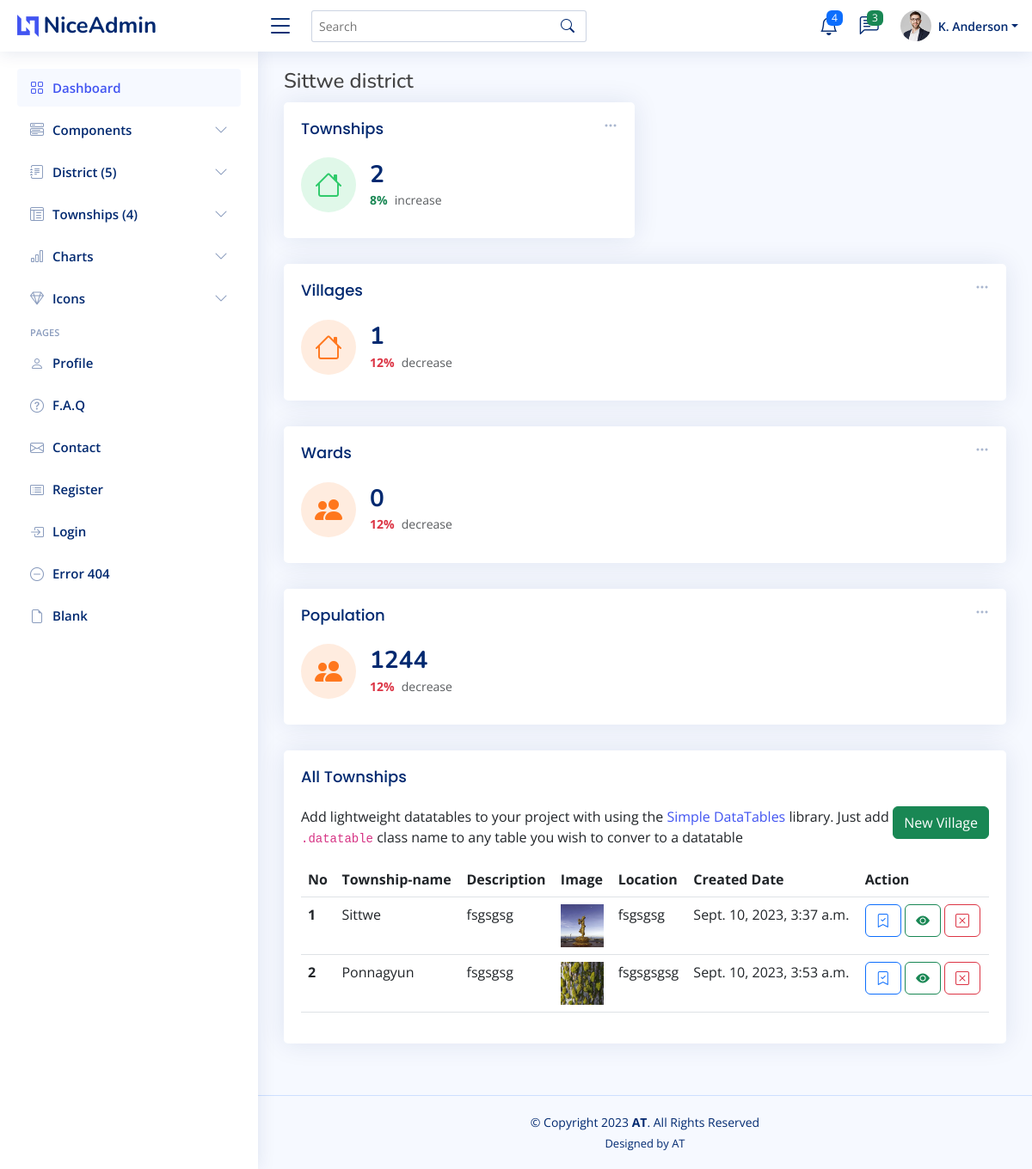
The app's page /dashboard/district_detail/1/, older data.
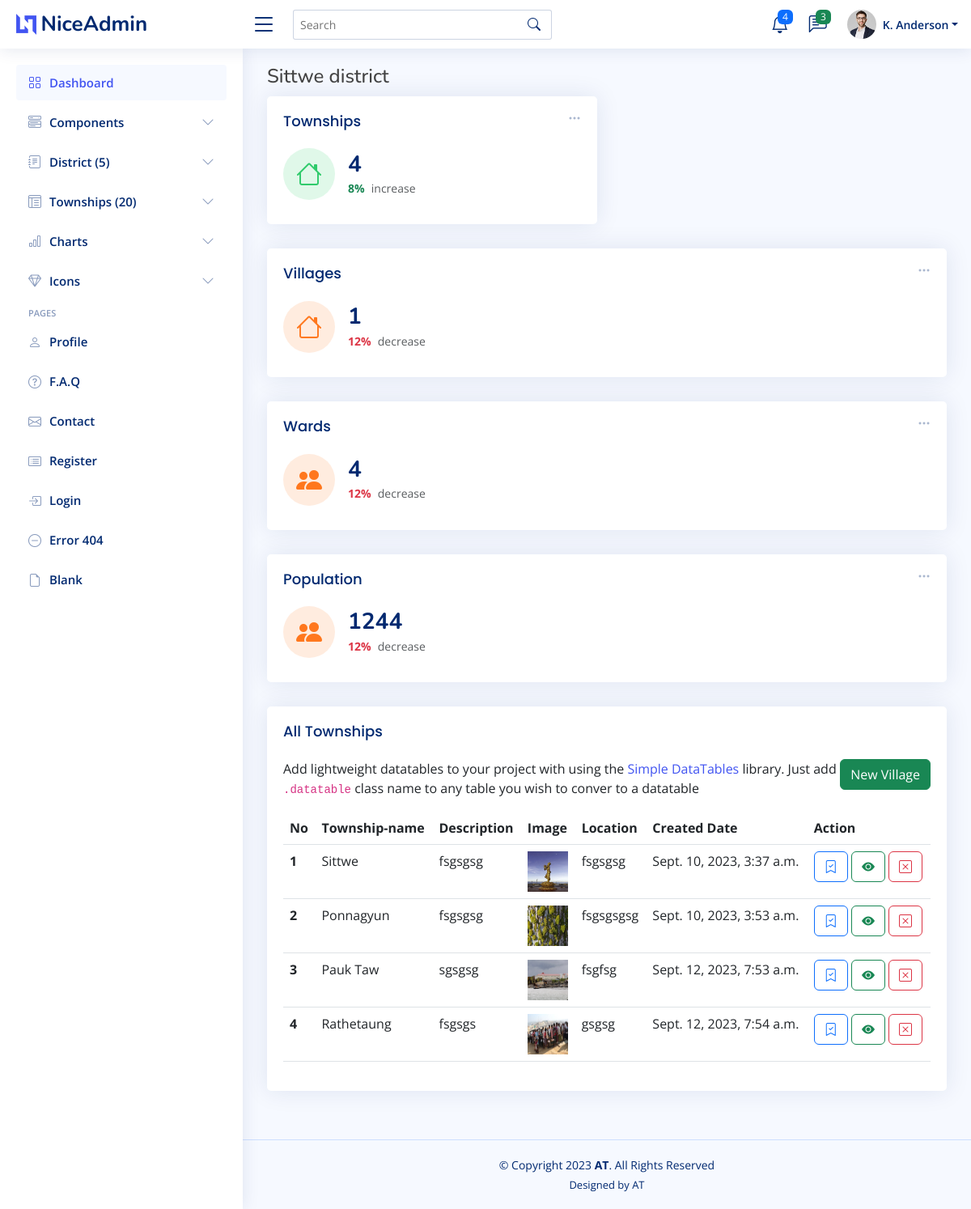
The same page, newer data.
### mainapp/models.py (models this page shows, shortened)
class Township(models.Model):
     district = models.ForeignKey(District, on_delete=models.CASCADE)
     name = models.CharField(max_length=200)
     description = models.TextField()
     image = models.ImageField(upload_to='township-image')
     location = models.CharField(max_length=200, blank=True, null=True)
     created = models.DateTimeField(default=timezone.now, null=True, blank=True)
     updated = models.DateTimeField(auto_now=True, null=True, blank=True)

class District(models.Model):
     name = models.CharField(max_length=200)
     description = models.TextField()
     created = models.DateTimeField(default=timezone.now, null=True, blank=True)
     updated = models.DateTimeField(auto_now=True, null=True, blank=True)

### mainapp/views.py (the view)
# urls.py: path('district_detail/<str:pk>/', views.district_detail, name='district_detail'),
def district_detail(request, pk=id):
     districts = District.objects.all()
     townships = Township.objects.all()
     wards = Ward.objects.all()
     villages = Village.objects.all()
     district_townships = Township.objects.filter(district_id=pk)
     district_villages = Village.objects.filter(township__district__id=pk)
     district_wards = Ward.objects.filter(township__district__id=pk)
     context = {
          'districts':districts,
          'townships':townships,
          'villages':villages,
          'wards':wards,
          'district_townships':district_townships,
          'district_villages':district_villages,
          'district_wards':district_wards
     }
     return render(request, 'backend/pages/district_detail.html', context)

### mainapp/templates/backend/pages/district_detail.html (shortened to what the changed rows need)
{% extends 'backend/layouts/main.html' %}
{% block content %}
<div class="pagetitle">
      <div class="pagetitle">
          <h4>{{ district_townships.first.district.name }} district</h4>
      </div>
      <section class="section dashboard">
        <div class="row">
          <div class="col-lg-12">
            <div class="row">
              <div class="col-xxl-3 col-md-6">
                <div class="card info-card revenue-card">
                  <div class="card-body">
                    <div class="d-flex align-items-center">
                      <div class="ps-3">
                        <h6>{{ district_townships.count}}</h6>
                        <span class="text-success small pt-1 fw-bold">8%</span> <span class="text-muted small pt-2 ps-1">increase</span>
                      </div>
                    </div>
                  </div>
                </div>
              </div>
              <div class="col-xxl-3 col-xl-12">
                <div class="card info-card customers-card">
                  <div class="card-body">
                    <div class="d-flex align-items-center">
                      <div class="ps-3">
                        <h6>{{ district_wards.count}}</h6>
                        <span class="text-danger small pt-1 fw-bold">12%</span> <span class="text-muted small pt-2 ps-1">decrease</span>
                      </div>
                    </div>
                  </div>
                </div>
              </div>
            </div>
          </div>
        </div>
      </section>
      <section class="section">
        <div class="row">
          <div class="col-lg-12">
            <div class="card">
              <div class="card-body">
                <table class="table datatable">
                  <thead>
                    <tr>
                      <th scope="col">No</th>
                      <th scope="col">Township-name</th>
                      <th scope="col">Description</th>
                      <th scope="col">Image</th>
                      <th scope="col">Location</th>
                      <th scope="col">Created Date</th>
                      <th scope="col">Action</th>
                    </tr>
                  </thead>
                  <tbody>
                    {% for district_township in district_townships %}
                    <tr>
                      <th scope="row">{{ forloop.counter }}</th>
                      <td>{{ district_township.name }}</td>
                      <td>{{ district_township.description|safe }}</td>
                      <td>
                         <img src="{{ district_township.image.url }}" alt="" style="width: 50px; height: 50px;">
                      </td>
                      <td>{{ district_township.location }}</td>
                      <td>{{ district_township.created }}</td>
                      <td>
                        <a href="" class="btn btn-outline-primary">
                          <i class="bi bi-bookmark-check"></i>
                        </a>
                        <a href="" class="btn btn-outline-success">
                          <i class="bi bi-eye-fill"></i>
                        </a>
                        <a href="" class="btn btn-outline-danger">
                        <i class="bi bi-x-square"></i>
                        </a>
                      </td>
                    </tr>
                    {% endfor %}
                  </tbody>
                </table>
              </div>
            </div>
          </div>
        </div>
      </section>
</div>
{% endblock content %}

Row changes from the older to the newer data that the page shows:
added Township: name "Pauk Taw", description "sgsgsg", image (picture), location "fsgfsg", created "Sept. 12, 2023, 7:53 a.m."
added Township: name "Rathetaung", description "fsgsgs", image (picture), location "gsgsg", created "Sept. 12, 2023, 7:54 a.m."
Text that changed along with them:
{{ townships.count }}: "4" → "20"
{{ district_townships.count }}: "2" → "4"
{{ district_wards.count }}: "0" → "4"
